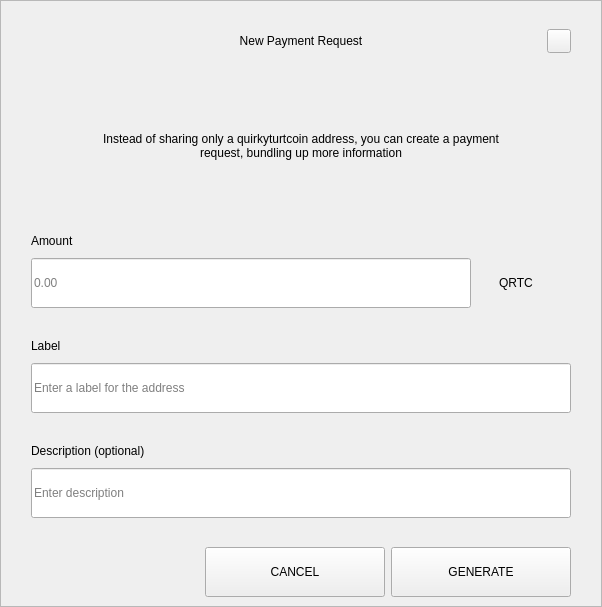
<?xml version="1.0" encoding="UTF-8"?>
<ui version="4.0">
 <class>RequestDialog</class>
 <widget class="QDialog" name="RequestDialog">
  <property name="geometry">
   <rect>
    <x>0</x>
    <y>0</y>
    <width>602</width>
    <height>607</height>
   </rect>
  </property>
  <property name="windowTitle">
   <string>Dialog</string>
  </property>
  <layout class="QVBoxLayout" name="verticalLayout_5">
   <property name="spacing">
    <number>0</number>
   </property>
   <property name="leftMargin">
    <number>0</number>
   </property>
   <property name="topMargin">
    <number>0</number>
   </property>
   <property name="rightMargin">
    <number>0</number>
   </property>
   <property name="bottomMargin">
    <number>0</number>
   </property>
   <item>
    <widget class="QFrame" name="frame">
     <property name="styleSheet">
      <string notr="true"/>
     </property>
     <property name="frameShape">
      <enum>QFrame::StyledPanel</enum>
     </property>
     <property name="frameShadow">
      <enum>QFrame::Raised</enum>
     </property>
     <layout class="QVBoxLayout" name="verticalLayout_4" stretch="1,0,0">
      <property name="spacing">
       <number>0</number>
      </property>
      <property name="leftMargin">
       <number>30</number>
      </property>
      <property name="topMargin">
       <number>20</number>
      </property>
      <property name="rightMargin">
       <number>30</number>
      </property>
      <property name="bottomMargin">
       <number>0</number>
      </property>
      <item>
       <layout class="QHBoxLayout" name="horizontalLayout_3">
        <property name="spacing">
         <number>0</number>
        </property>
        <item>
         <spacer name="horizontalSpacer_21">
          <property name="orientation">
           <enum>Qt::Horizontal</enum>
          </property>
          <property name="sizeHint" stdset="0">
           <size>
            <width>40</width>
            <height>20</height>
           </size>
          </property>
         </spacer>
        </item>
        <item>
         <widget class="QLabel" name="labelTitle">
          <property name="minimumSize">
           <size>
            <width>0</width>
            <height>40</height>
           </size>
          </property>
          <property name="maximumSize">
           <size>
            <width>16777215</width>
            <height>40</height>
           </size>
          </property>
          <property name="styleSheet">
           <string notr="true">padding-left:24px;</string>
          </property>
          <property name="text">
           <string>New Payment Request</string>
          </property>
          <property name="alignment">
           <set>Qt::AlignCenter</set>
          </property>
          <property name="margin">
           <number>7</number>
          </property>
         </widget>
        </item>
        <item>
         <spacer name="horizontalSpacer">
          <property name="orientation">
           <enum>Qt::Horizontal</enum>
          </property>
          <property name="sizeHint" stdset="0">
           <size>
            <width>40</width>
            <height>20</height>
           </size>
          </property>
         </spacer>
        </item>
        <item>
         <widget class="QPushButton" name="btnEsc">
          <property name="minimumSize">
           <size>
            <width>24</width>
            <height>24</height>
           </size>
          </property>
          <property name="maximumSize">
           <size>
            <width>24</width>
            <height>24</height>
           </size>
          </property>
          <property name="focusPolicy">
           <enum>Qt::NoFocus</enum>
          </property>
          <property name="text">
           <string/>
          </property>
         </widget>
        </item>
       </layout>
      </item>
      <item>
       <widget class="QStackedWidget" name="stack">
        <property name="minimumSize">
         <size>
          <width>540</width>
          <height>0</height>
         </size>
        </property>
        <property name="maximumSize">
         <size>
          <width>540</width>
          <height>16777215</height>
         </size>
        </property>
        <property name="currentIndex">
         <number>0</number>
        </property>
        <widget class="QWidget" name="page_1">
         <property name="minimumSize">
          <size>
           <width>540</width>
           <height>0</height>
          </size>
         </property>
         <property name="maximumSize">
          <size>
           <width>540</width>
           <height>16777215</height>
          </size>
         </property>
         <layout class="QVBoxLayout" name="layout1">
          <property name="spacing">
           <number>0</number>
          </property>
          <property name="leftMargin">
           <number>0</number>
          </property>
          <property name="topMargin">
           <number>0</number>
          </property>
          <property name="rightMargin">
           <number>0</number>
          </property>
          <property name="bottomMargin">
           <number>0</number>
          </property>
          <item>
           <spacer name="verticalSpacer_21">
            <property name="orientation">
             <enum>Qt::Vertical</enum>
            </property>
            <property name="sizeType">
             <enum>QSizePolicy::Fixed</enum>
            </property>
            <property name="sizeHint" stdset="0">
             <size>
              <width>20</width>
              <height>30</height>
             </size>
            </property>
           </spacer>
          </item>
          <item alignment="Qt::AlignHCenter">
           <widget class="QLabel" name="labelMessage">
            <property name="minimumSize">
             <size>
              <width>400</width>
              <height>50</height>
             </size>
            </property>
            <property name="text">
             <string>Instead of sharing only a quirkyturtcoin address, you can create a payment request, bundling up more information</string>
            </property>
            <property name="alignment">
             <set>Qt::AlignCenter</set>
            </property>
            <property name="wordWrap">
             <bool>true</bool>
            </property>
           </widget>
          </item>
          <item alignment="Qt::AlignBottom">
           <widget class="QWidget" name="containerAmount" native="true">
            <layout class="QVBoxLayout" name="verticalLayout">
             <property name="spacing">
              <number>9</number>
             </property>
             <property name="leftMargin">
              <number>0</number>
             </property>
             <property name="topMargin">
              <number>0</number>
             </property>
             <property name="rightMargin">
              <number>0</number>
             </property>
             <property name="bottomMargin">
              <number>0</number>
             </property>
             <item>
              <widget class="QLabel" name="labelSubtitleAmount">
               <property name="minimumSize">
                <size>
                 <width>350</width>
                 <height>16</height>
                </size>
               </property>
               <property name="maximumSize">
                <size>
                 <width>16777215</width>
                 <height>16</height>
                </size>
               </property>
               <property name="text">
                <string>Amount</string>
               </property>
              </widget>
             </item>
             <item alignment="Qt::AlignTop">
              <widget class="QWidget" name="layoutAmount" native="true">
               <layout class="QHBoxLayout" name="horizontalLayout" stretch="2,0">
                <property name="spacing">
                 <number>0</number>
                </property>
                <property name="leftMargin">
                 <number>0</number>
                </property>
                <property name="topMargin">
                 <number>0</number>
                </property>
                <property name="rightMargin">
                 <number>0</number>
                </property>
                <property name="bottomMargin">
                 <number>0</number>
                </property>
                <item>
                 <widget class="QLineEdit" name="lineEditAmount">
                  <property name="minimumSize">
                   <size>
                    <width>0</width>
                    <height>50</height>
                   </size>
                  </property>
                  <property name="maximumSize">
                   <size>
                    <width>16777215</width>
                    <height>50</height>
                   </size>
                  </property>
                  <property name="placeholderText">
                   <string notr="true">0.00</string>
                  </property>
                 </widget>
                </item>
                <item>
                 <widget class="QWidget" name="comboContainer" native="true">
                  <property name="minimumSize">
                   <size>
                    <width>100</width>
                    <height>50</height>
                   </size>
                  </property>
                  <property name="maximumSize">
                   <size>
                    <width>16777215</width>
                    <height>50</height>
                   </size>
                  </property>
                  <layout class="QHBoxLayout" name="horizontalLayout_31">
                   <property name="spacing">
                    <number>0</number>
                   </property>
                   <property name="leftMargin">
                    <number>0</number>
                   </property>
                   <property name="topMargin">
                    <number>0</number>
                   </property>
                   <property name="rightMargin">
                    <number>10</number>
                   </property>
                   <property name="bottomMargin">
                    <number>0</number>
                   </property>
                   <item>
                    <widget class="QLabel" name="comboBoxCoin">
                     <property name="text">
                      <string>QRTC</string>
                     </property>
                     <property name="alignment">
                      <set>Qt::AlignCenter</set>
                     </property>
                    </widget>
                   </item>
                  </layout>
                 </widget>
                </item>
               </layout>
              </widget>
             </item>
            </layout>
           </widget>
          </item>
          <item>
           <spacer name="verticalSpacer_31">
            <property name="orientation">
             <enum>Qt::Vertical</enum>
            </property>
            <property name="sizeType">
             <enum>QSizePolicy::Fixed</enum>
            </property>
            <property name="sizeHint" stdset="0">
             <size>
              <width>20</width>
              <height>30</height>
             </size>
            </property>
           </spacer>
          </item>
          <item>
           <layout class="QVBoxLayout" name="verticalLayoutLabel">
            <property name="spacing">
             <number>9</number>
            </property>
            <item>
             <widget class="QLabel" name="labelSubtitleLabel">
              <property name="minimumSize">
               <size>
                <width>0</width>
                <height>16</height>
               </size>
              </property>
              <property name="maximumSize">
               <size>
                <width>16777215</width>
                <height>16</height>
               </size>
              </property>
              <property name="text">
               <string>Label</string>
              </property>
             </widget>
            </item>
            <item>
             <widget class="QLineEdit" name="lineEditLabel">
              <property name="minimumSize">
               <size>
                <width>0</width>
                <height>50</height>
               </size>
              </property>
              <property name="maximumSize">
               <size>
                <width>16777215</width>
                <height>50</height>
               </size>
              </property>
              <property name="placeholderText">
               <string>Enter a label for the address</string>
              </property>
             </widget>
            </item>
           </layout>
          </item>
          <item>
           <spacer name="verticalSpacer_34">
            <property name="orientation">
             <enum>Qt::Vertical</enum>
            </property>
            <property name="sizeType">
             <enum>QSizePolicy::Fixed</enum>
            </property>
            <property name="sizeHint" stdset="0">
             <size>
              <width>20</width>
              <height>30</height>
             </size>
            </property>
           </spacer>
          </item>
          <item>
           <layout class="QVBoxLayout" name="verticalLayoutDescription">
            <property name="spacing">
             <number>9</number>
            </property>
            <item>
             <widget class="QLabel" name="labelSubtitleDescription">
              <property name="minimumSize">
               <size>
                <width>0</width>
                <height>16</height>
               </size>
              </property>
              <property name="maximumSize">
               <size>
                <width>16777215</width>
                <height>16</height>
               </size>
              </property>
              <property name="text">
               <string>Description (optional)</string>
              </property>
             </widget>
            </item>
            <item>
             <widget class="QLineEdit" name="lineEditDescription">
              <property name="minimumSize">
               <size>
                <width>0</width>
                <height>50</height>
               </size>
              </property>
              <property name="maximumSize">
               <size>
                <width>16777215</width>
                <height>50</height>
               </size>
              </property>
              <property name="placeholderText">
               <string>Enter description</string>
              </property>
             </widget>
            </item>
            <item>
             <spacer name="verticalSpacer_4">
              <property name="orientation">
               <enum>Qt::Vertical</enum>
              </property>
              <property name="sizeType">
               <enum>QSizePolicy::Fixed</enum>
              </property>
              <property name="sizeHint" stdset="0">
               <size>
                <width>20</width>
                <height>20</height>
               </size>
              </property>
             </spacer>
            </item>
           </layout>
          </item>
         </layout>
        </widget>
        <widget class="QWidget" name="page_2">
         <layout class="QVBoxLayout" name="layout2">
          <item>
           <spacer name="verticalSpacer_5">
            <property name="orientation">
             <enum>Qt::Vertical</enum>
            </property>
            <property name="sizeType">
             <enum>QSizePolicy::Fixed</enum>
            </property>
            <property name="sizeHint" stdset="0">
             <size>
              <width>20</width>
              <height>50</height>
             </size>
            </property>
           </spacer>
          </item>
          <item alignment="Qt::AlignHCenter">
           <widget class="QLabel" name="labelQrImg">
            <property name="minimumSize">
             <size>
              <width>260</width>
              <height>260</height>
             </size>
            </property>
            <property name="maximumSize">
             <size>
              <width>260</width>
              <height>260</height>
             </size>
            </property>
            <property name="text">
             <string/>
            </property>
            <property name="alignment">
             <set>Qt::AlignCenter</set>
            </property>
           </widget>
          </item>
          <item>
           <spacer name="verticalSpacer_2">
            <property name="orientation">
             <enum>Qt::Vertical</enum>
            </property>
            <property name="sizeType">
             <enum>QSizePolicy::Fixed</enum>
            </property>
            <property name="sizeHint" stdset="0">
             <size>
              <width>20</width>
              <height>30</height>
             </size>
            </property>
           </spacer>
          </item>
          <item alignment="Qt::AlignHCenter">
           <widget class="QLabel" name="labelAddress">
            <property name="text">
             <string>D7VFR83SQbiezrW72hjcWJtcfip5krte2Z </string>
            </property>
           </widget>
          </item>
          <item>
           <spacer name="verticalSpacer_32">
            <property name="orientation">
             <enum>Qt::Vertical</enum>
            </property>
            <property name="sizeType">
             <enum>QSizePolicy::Expanding</enum>
            </property>
            <property name="sizeHint" stdset="0">
             <size>
              <width>20</width>
              <height>20</height>
             </size>
            </property>
           </spacer>
          </item>
          <item>
           <layout class="QHBoxLayout" name="horizontal">
            <property name="leftMargin">
             <number>20</number>
            </property>
            <property name="rightMargin">
             <number>20</number>
            </property>
            <property name="bottomMargin">
             <number>20</number>
            </property>
            <item>
             <spacer name="horizontalSpacer_4">
              <property name="orientation">
               <enum>Qt::Horizontal</enum>
              </property>
              <property name="sizeHint" stdset="0">
               <size>
                <width>40</width>
                <height>20</height>
               </size>
              </property>
             </spacer>
            </item>
            <item>
             <widget class="QPushButton" name="btnCopyAddress">
              <property name="minimumSize">
               <size>
                <width>180</width>
                <height>50</height>
               </size>
              </property>
              <property name="text">
               <string>COPY ADDRESS</string>
              </property>
             </widget>
            </item>
            <item>
             <widget class="QPushButton" name="btnCopyUrl">
              <property name="minimumSize">
               <size>
                <width>180</width>
                <height>50</height>
               </size>
              </property>
              <property name="text">
               <string>COPY URL</string>
              </property>
             </widget>
            </item>
            <item>
             <spacer name="horizontalSpacer_2">
              <property name="orientation">
               <enum>Qt::Horizontal</enum>
              </property>
              <property name="sizeHint" stdset="0">
               <size>
                <width>40</width>
                <height>20</height>
               </size>
              </property>
             </spacer>
            </item>
           </layout>
          </item>
         </layout>
        </widget>
       </widget>
      </item>
      <item>
       <widget class="QWidget" name="buttonsStack" native="true">
        <layout class="QHBoxLayout" name="horizontalLayout_5">
         <property name="leftMargin">
          <number>20</number>
         </property>
         <property name="rightMargin">
          <number>0</number>
         </property>
         <item>
          <spacer name="horizontalSpacer_41">
           <property name="orientation">
            <enum>Qt::Horizontal</enum>
           </property>
           <property name="sizeHint" stdset="0">
            <size>
             <width>40</width>
             <height>20</height>
            </size>
           </property>
          </spacer>
         </item>
         <item>
          <widget class="QPushButton" name="btnCancel">
           <property name="minimumSize">
            <size>
             <width>180</width>
             <height>50</height>
            </size>
           </property>
           <property name="focusPolicy">
            <enum>Qt::NoFocus</enum>
           </property>
           <property name="text">
            <string>CANCEL</string>
           </property>
          </widget>
         </item>
         <item>
          <widget class="QPushButton" name="btnSave">
           <property name="minimumSize">
            <size>
             <width>180</width>
             <height>50</height>
            </size>
           </property>
           <property name="focusPolicy">
            <enum>Qt::NoFocus</enum>
           </property>
           <property name="text">
            <string>GENERATE</string>
           </property>
          </widget>
         </item>
        </layout>
       </widget>
      </item>
     </layout>
    </widget>
   </item>
  </layout>
 </widget>
 <resources/>
 <connections/>
</ui>
